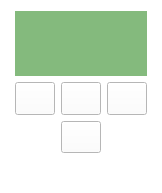
<?xml version="1.0" encoding="UTF-8"?>
<ui version="4.0">
 <class>NxtDisplay</class>
 <widget class="QWidget" name="NxtDisplay">
  <property name="geometry">
   <rect>
    <x>0</x>
    <y>0</y>
    <width>140</width>
    <height>193</height>
   </rect>
  </property>
  <property name="sizePolicy">
   <sizepolicy hsizetype="Preferred" vsizetype="Preferred">
    <horstretch>0</horstretch>
    <verstretch>0</verstretch>
   </sizepolicy>
  </property>
  <property name="palette">
   <palette>
    <active>
     <colorrole role="WindowText">
      <brush brushstyle="SolidPattern">
       <color alpha="255">
        <red>0</red>
        <green>0</green>
        <blue>0</blue>
       </color>
      </brush>
     </colorrole>
     <colorrole role="Button">
      <brush brushstyle="SolidPattern">
       <color alpha="255">
        <red>255</red>
        <green>255</green>
        <blue>255</blue>
       </color>
      </brush>
     </colorrole>
     <colorrole role="Light">
      <brush brushstyle="SolidPattern">
       <color alpha="255">
        <red>255</red>
        <green>255</green>
        <blue>255</blue>
       </color>
      </brush>
     </colorrole>
     <colorrole role="Midlight">
      <brush brushstyle="SolidPattern">
       <color alpha="255">
        <red>255</red>
        <green>255</green>
        <blue>255</blue>
       </color>
      </brush>
     </colorrole>
     <colorrole role="Dark">
      <brush brushstyle="SolidPattern">
       <color alpha="255">
        <red>127</red>
        <green>127</green>
        <blue>127</blue>
       </color>
      </brush>
     </colorrole>
     <colorrole role="Mid">
      <brush brushstyle="SolidPattern">
       <color alpha="255">
        <red>170</red>
        <green>170</green>
        <blue>170</blue>
       </color>
      </brush>
     </colorrole>
     <colorrole role="Text">
      <brush brushstyle="SolidPattern">
       <color alpha="255">
        <red>0</red>
        <green>0</green>
        <blue>0</blue>
       </color>
      </brush>
     </colorrole>
     <colorrole role="BrightText">
      <brush brushstyle="SolidPattern">
       <color alpha="255">
        <red>255</red>
        <green>255</green>
        <blue>255</blue>
       </color>
      </brush>
     </colorrole>
     <colorrole role="ButtonText">
      <brush brushstyle="SolidPattern">
       <color alpha="255">
        <red>0</red>
        <green>0</green>
        <blue>0</blue>
       </color>
      </brush>
     </colorrole>
     <colorrole role="Base">
      <brush brushstyle="SolidPattern">
       <color alpha="255">
        <red>255</red>
        <green>255</green>
        <blue>255</blue>
       </color>
      </brush>
     </colorrole>
     <colorrole role="Window">
      <brush brushstyle="SolidPattern">
       <color alpha="255">
        <red>255</red>
        <green>255</green>
        <blue>255</blue>
       </color>
      </brush>
     </colorrole>
     <colorrole role="Shadow">
      <brush brushstyle="SolidPattern">
       <color alpha="255">
        <red>0</red>
        <green>0</green>
        <blue>0</blue>
       </color>
      </brush>
     </colorrole>
     <colorrole role="AlternateBase">
      <brush brushstyle="SolidPattern">
       <color alpha="255">
        <red>255</red>
        <green>255</green>
        <blue>255</blue>
       </color>
      </brush>
     </colorrole>
     <colorrole role="ToolTipBase">
      <brush brushstyle="SolidPattern">
       <color alpha="255">
        <red>255</red>
        <green>255</green>
        <blue>220</blue>
       </color>
      </brush>
     </colorrole>
     <colorrole role="ToolTipText">
      <brush brushstyle="SolidPattern">
       <color alpha="255">
        <red>0</red>
        <green>0</green>
        <blue>0</blue>
       </color>
      </brush>
     </colorrole>
    </active>
    <inactive>
     <colorrole role="WindowText">
      <brush brushstyle="SolidPattern">
       <color alpha="255">
        <red>0</red>
        <green>0</green>
        <blue>0</blue>
       </color>
      </brush>
     </colorrole>
     <colorrole role="Button">
      <brush brushstyle="SolidPattern">
       <color alpha="255">
        <red>255</red>
        <green>255</green>
        <blue>255</blue>
       </color>
      </brush>
     </colorrole>
     <colorrole role="Light">
      <brush brushstyle="SolidPattern">
       <color alpha="255">
        <red>255</red>
        <green>255</green>
        <blue>255</blue>
       </color>
      </brush>
     </colorrole>
     <colorrole role="Midlight">
      <brush brushstyle="SolidPattern">
       <color alpha="255">
        <red>255</red>
        <green>255</green>
        <blue>255</blue>
       </color>
      </brush>
     </colorrole>
     <colorrole role="Dark">
      <brush brushstyle="SolidPattern">
       <color alpha="255">
        <red>127</red>
        <green>127</green>
        <blue>127</blue>
       </color>
      </brush>
     </colorrole>
     <colorrole role="Mid">
      <brush brushstyle="SolidPattern">
       <color alpha="255">
        <red>170</red>
        <green>170</green>
        <blue>170</blue>
       </color>
      </brush>
     </colorrole>
     <colorrole role="Text">
      <brush brushstyle="SolidPattern">
       <color alpha="255">
        <red>0</red>
        <green>0</green>
        <blue>0</blue>
       </color>
      </brush>
     </colorrole>
     <colorrole role="BrightText">
      <brush brushstyle="SolidPattern">
       <color alpha="255">
        <red>255</red>
        <green>255</green>
        <blue>255</blue>
       </color>
      </brush>
     </colorrole>
     <colorrole role="ButtonText">
      <brush brushstyle="SolidPattern">
       <color alpha="255">
        <red>0</red>
        <green>0</green>
        <blue>0</blue>
       </color>
      </brush>
     </colorrole>
     <colorrole role="Base">
      <brush brushstyle="SolidPattern">
       <color alpha="255">
        <red>255</red>
        <green>255</green>
        <blue>255</blue>
       </color>
      </brush>
     </colorrole>
     <colorrole role="Window">
      <brush brushstyle="SolidPattern">
       <color alpha="255">
        <red>255</red>
        <green>255</green>
        <blue>255</blue>
       </color>
      </brush>
     </colorrole>
     <colorrole role="Shadow">
      <brush brushstyle="SolidPattern">
       <color alpha="255">
        <red>0</red>
        <green>0</green>
        <blue>0</blue>
       </color>
      </brush>
     </colorrole>
     <colorrole role="AlternateBase">
      <brush brushstyle="SolidPattern">
       <color alpha="255">
        <red>255</red>
        <green>255</green>
        <blue>255</blue>
       </color>
      </brush>
     </colorrole>
     <colorrole role="ToolTipBase">
      <brush brushstyle="SolidPattern">
       <color alpha="255">
        <red>255</red>
        <green>255</green>
        <blue>220</blue>
       </color>
      </brush>
     </colorrole>
     <colorrole role="ToolTipText">
      <brush brushstyle="SolidPattern">
       <color alpha="255">
        <red>0</red>
        <green>0</green>
        <blue>0</blue>
       </color>
      </brush>
     </colorrole>
    </inactive>
    <disabled>
     <colorrole role="WindowText">
      <brush brushstyle="SolidPattern">
       <color alpha="255">
        <red>127</red>
        <green>127</green>
        <blue>127</blue>
       </color>
      </brush>
     </colorrole>
     <colorrole role="Button">
      <brush brushstyle="SolidPattern">
       <color alpha="255">
        <red>255</red>
        <green>255</green>
        <blue>255</blue>
       </color>
      </brush>
     </colorrole>
     <colorrole role="Light">
      <brush brushstyle="SolidPattern">
       <color alpha="255">
        <red>255</red>
        <green>255</green>
        <blue>255</blue>
       </color>
      </brush>
     </colorrole>
     <colorrole role="Midlight">
      <brush brushstyle="SolidPattern">
       <color alpha="255">
        <red>255</red>
        <green>255</green>
        <blue>255</blue>
       </color>
      </brush>
     </colorrole>
     <colorrole role="Dark">
      <brush brushstyle="SolidPattern">
       <color alpha="255">
        <red>127</red>
        <green>127</green>
        <blue>127</blue>
       </color>
      </brush>
     </colorrole>
     <colorrole role="Mid">
      <brush brushstyle="SolidPattern">
       <color alpha="255">
        <red>170</red>
        <green>170</green>
        <blue>170</blue>
       </color>
      </brush>
     </colorrole>
     <colorrole role="Text">
      <brush brushstyle="SolidPattern">
       <color alpha="255">
        <red>127</red>
        <green>127</green>
        <blue>127</blue>
       </color>
      </brush>
     </colorrole>
     <colorrole role="BrightText">
      <brush brushstyle="SolidPattern">
       <color alpha="255">
        <red>255</red>
        <green>255</green>
        <blue>255</blue>
       </color>
      </brush>
     </colorrole>
     <colorrole role="ButtonText">
      <brush brushstyle="SolidPattern">
       <color alpha="255">
        <red>127</red>
        <green>127</green>
        <blue>127</blue>
       </color>
      </brush>
     </colorrole>
     <colorrole role="Base">
      <brush brushstyle="SolidPattern">
       <color alpha="255">
        <red>255</red>
        <green>255</green>
        <blue>255</blue>
       </color>
      </brush>
     </colorrole>
     <colorrole role="Window">
      <brush brushstyle="SolidPattern">
       <color alpha="255">
        <red>255</red>
        <green>255</green>
        <blue>255</blue>
       </color>
      </brush>
     </colorrole>
     <colorrole role="Shadow">
      <brush brushstyle="SolidPattern">
       <color alpha="255">
        <red>0</red>
        <green>0</green>
        <blue>0</blue>
       </color>
      </brush>
     </colorrole>
     <colorrole role="AlternateBase">
      <brush brushstyle="SolidPattern">
       <color alpha="255">
        <red>255</red>
        <green>255</green>
        <blue>255</blue>
       </color>
      </brush>
     </colorrole>
     <colorrole role="ToolTipBase">
      <brush brushstyle="SolidPattern">
       <color alpha="255">
        <red>255</red>
        <green>255</green>
        <blue>220</blue>
       </color>
      </brush>
     </colorrole>
     <colorrole role="ToolTipText">
      <brush brushstyle="SolidPattern">
       <color alpha="255">
        <red>0</red>
        <green>0</green>
        <blue>0</blue>
       </color>
      </brush>
     </colorrole>
    </disabled>
   </palette>
  </property>
  <property name="windowTitle">
   <string>tr(NxtDisplay)</string>
  </property>
  <property name="autoFillBackground">
   <bool>false</bool>
  </property>
  <property name="styleSheet">
   <string notr="true">QPushButton#bottomButton{
	border-image: url(://icons/bottomButton.bmp);
}
QPushButton#bottomButton:pressed{
	border-image: url(://icons/bottomButtonPressed.bmp);
}
QPushButton#centralButton{
	border-image: url(://icons/centralButton.bmp);
}
QPushButton#centralButton:pressed{
	border-image: url(://icons/centralButtonPressed.bmp);
}
QPushButton#leftButton{
	border-image: url(://icons/leftButton.bmp);
}
QPushButton#leftButton:pressed{
	border-image: url(://icons/leftButtonPressed.bmp);
}
QPushButton#rightButton{
	border-image: url(://icons/rightButton.bmp);
}
QPushButton#rightButton:pressed{
	border-image: url(://icons/rightButtonPressed.bmp);
}</string>
  </property>
  <layout class="QGridLayout" name="gridLayout_2">
   <property name="leftMargin">
    <number>15</number>
   </property>
   <property name="rightMargin">
    <number>15</number>
   </property>
   <property name="bottomMargin">
    <number>40</number>
   </property>
   <item row="0" column="0">
    <layout class="QGridLayout" name="gridLayout" rowstretch="0,0,0" columnstretch="0,0,0">
     <property name="sizeConstraint">
      <enum>QLayout::SetDefaultConstraint</enum>
     </property>
     <property name="leftMargin">
      <number>0</number>
     </property>
     <property name="topMargin">
      <number>0</number>
     </property>
     <property name="rightMargin">
      <number>0</number>
     </property>
     <property name="bottomMargin">
      <number>0</number>
     </property>
     <item row="1" column="0">
      <widget class="QPushButton" name="leftButton">
       <property name="sizePolicy">
        <sizepolicy hsizetype="Minimum" vsizetype="Minimum">
         <horstretch>0</horstretch>
         <verstretch>1</verstretch>
        </sizepolicy>
       </property>
       <property name="styleSheet">
        <string notr="true"/>
       </property>
       <property name="text">
        <string/>
       </property>
       <property name="checkable">
        <bool>false</bool>
       </property>
       <property name="autoExclusive">
        <bool>false</bool>
       </property>
       <property name="flat">
        <bool>false</bool>
       </property>
      </widget>
     </item>
     <item row="2" column="1">
      <widget class="QPushButton" name="bottomButton">
       <property name="sizePolicy">
        <sizepolicy hsizetype="Minimum" vsizetype="Minimum">
         <horstretch>0</horstretch>
         <verstretch>1</verstretch>
        </sizepolicy>
       </property>
       <property name="styleSheet">
        <string notr="true"/>
       </property>
       <property name="text">
        <string/>
       </property>
       <property name="shortcut">
        <string/>
       </property>
       <property name="checkable">
        <bool>false</bool>
       </property>
       <property name="autoExclusive">
        <bool>false</bool>
       </property>
       <property name="flat">
        <bool>false</bool>
       </property>
      </widget>
     </item>
     <item row="1" column="2">
      <widget class="QPushButton" name="rightButton">
       <property name="sizePolicy">
        <sizepolicy hsizetype="Minimum" vsizetype="Minimum">
         <horstretch>0</horstretch>
         <verstretch>1</verstretch>
        </sizepolicy>
       </property>
       <property name="autoFillBackground">
        <bool>false</bool>
       </property>
       <property name="styleSheet">
        <string notr="true"/>
       </property>
       <property name="text">
        <string/>
       </property>
       <property name="checkable">
        <bool>false</bool>
       </property>
       <property name="autoExclusive">
        <bool>false</bool>
       </property>
       <property name="flat">
        <bool>false</bool>
       </property>
      </widget>
     </item>
     <item row="0" column="0" colspan="3">
      <widget class="graphicsUtils::PaintWidget" name="display" native="true">
       <property name="sizePolicy">
        <sizepolicy hsizetype="Preferred" vsizetype="Preferred">
         <horstretch>0</horstretch>
         <verstretch>2</verstretch>
        </sizepolicy>
       </property>
       <property name="palette">
        <palette>
         <active>
          <colorrole role="WindowText">
           <brush brushstyle="SolidPattern">
            <color alpha="255">
             <red>0</red>
             <green>0</green>
             <blue>0</blue>
            </color>
           </brush>
          </colorrole>
          <colorrole role="Button">
           <brush brushstyle="SolidPattern">
            <color alpha="255">
             <red>132</red>
             <green>186</green>
             <blue>125</blue>
            </color>
           </brush>
          </colorrole>
          <colorrole role="Light">
           <brush brushstyle="SolidPattern">
            <color alpha="255">
             <red>203</red>
             <green>255</green>
             <blue>196</blue>
            </color>
           </brush>
          </colorrole>
          <colorrole role="Midlight">
           <brush brushstyle="SolidPattern">
            <color alpha="255">
             <red>167</red>
             <green>220</green>
             <blue>160</blue>
            </color>
           </brush>
          </colorrole>
          <colorrole role="Dark">
           <brush brushstyle="SolidPattern">
            <color alpha="255">
             <red>66</red>
             <green>93</green>
             <blue>62</blue>
            </color>
           </brush>
          </colorrole>
          <colorrole role="Mid">
           <brush brushstyle="SolidPattern">
            <color alpha="255">
             <red>88</red>
             <green>124</green>
             <blue>83</blue>
            </color>
           </brush>
          </colorrole>
          <colorrole role="Text">
           <brush brushstyle="SolidPattern">
            <color alpha="255">
             <red>0</red>
             <green>0</green>
             <blue>0</blue>
            </color>
           </brush>
          </colorrole>
          <colorrole role="BrightText">
           <brush brushstyle="SolidPattern">
            <color alpha="255">
             <red>255</red>
             <green>255</green>
             <blue>255</blue>
            </color>
           </brush>
          </colorrole>
          <colorrole role="ButtonText">
           <brush brushstyle="SolidPattern">
            <color alpha="255">
             <red>0</red>
             <green>0</green>
             <blue>0</blue>
            </color>
           </brush>
          </colorrole>
          <colorrole role="Base">
           <brush brushstyle="SolidPattern">
            <color alpha="255">
             <red>255</red>
             <green>255</green>
             <blue>255</blue>
            </color>
           </brush>
          </colorrole>
          <colorrole role="Window">
           <brush brushstyle="SolidPattern">
            <color alpha="255">
             <red>132</red>
             <green>186</green>
             <blue>125</blue>
            </color>
           </brush>
          </colorrole>
          <colorrole role="Shadow">
           <brush brushstyle="SolidPattern">
            <color alpha="255">
             <red>0</red>
             <green>0</green>
             <blue>0</blue>
            </color>
           </brush>
          </colorrole>
          <colorrole role="AlternateBase">
           <brush brushstyle="SolidPattern">
            <color alpha="255">
             <red>193</red>
             <green>220</green>
             <blue>190</blue>
            </color>
           </brush>
          </colorrole>
          <colorrole role="ToolTipBase">
           <brush brushstyle="SolidPattern">
            <color alpha="255">
             <red>255</red>
             <green>255</green>
             <blue>220</blue>
            </color>
           </brush>
          </colorrole>
          <colorrole role="ToolTipText">
           <brush brushstyle="SolidPattern">
            <color alpha="255">
             <red>0</red>
             <green>0</green>
             <blue>0</blue>
            </color>
           </brush>
          </colorrole>
         </active>
         <inactive>
          <colorrole role="WindowText">
           <brush brushstyle="SolidPattern">
            <color alpha="255">
             <red>0</red>
             <green>0</green>
             <blue>0</blue>
            </color>
           </brush>
          </colorrole>
          <colorrole role="Button">
           <brush brushstyle="SolidPattern">
            <color alpha="255">
             <red>132</red>
             <green>186</green>
             <blue>125</blue>
            </color>
           </brush>
          </colorrole>
          <colorrole role="Light">
           <brush brushstyle="SolidPattern">
            <color alpha="255">
             <red>203</red>
             <green>255</green>
             <blue>196</blue>
            </color>
           </brush>
          </colorrole>
          <colorrole role="Midlight">
           <brush brushstyle="SolidPattern">
            <color alpha="255">
             <red>167</red>
             <green>220</green>
             <blue>160</blue>
            </color>
           </brush>
          </colorrole>
          <colorrole role="Dark">
           <brush brushstyle="SolidPattern">
            <color alpha="255">
             <red>66</red>
             <green>93</green>
             <blue>62</blue>
            </color>
           </brush>
          </colorrole>
          <colorrole role="Mid">
           <brush brushstyle="SolidPattern">
            <color alpha="255">
             <red>88</red>
             <green>124</green>
             <blue>83</blue>
            </color>
           </brush>
          </colorrole>
          <colorrole role="Text">
           <brush brushstyle="SolidPattern">
            <color alpha="255">
             <red>0</red>
             <green>0</green>
             <blue>0</blue>
            </color>
           </brush>
          </colorrole>
          <colorrole role="BrightText">
           <brush brushstyle="SolidPattern">
            <color alpha="255">
             <red>255</red>
             <green>255</green>
             <blue>255</blue>
            </color>
           </brush>
          </colorrole>
          <colorrole role="ButtonText">
           <brush brushstyle="SolidPattern">
            <color alpha="255">
             <red>0</red>
             <green>0</green>
             <blue>0</blue>
            </color>
           </brush>
          </colorrole>
          <colorrole role="Base">
           <brush brushstyle="SolidPattern">
            <color alpha="255">
             <red>255</red>
             <green>255</green>
             <blue>255</blue>
            </color>
           </brush>
          </colorrole>
          <colorrole role="Window">
           <brush brushstyle="SolidPattern">
            <color alpha="255">
             <red>132</red>
             <green>186</green>
             <blue>125</blue>
            </color>
           </brush>
          </colorrole>
          <colorrole role="Shadow">
           <brush brushstyle="SolidPattern">
            <color alpha="255">
             <red>0</red>
             <green>0</green>
             <blue>0</blue>
            </color>
           </brush>
          </colorrole>
          <colorrole role="AlternateBase">
           <brush brushstyle="SolidPattern">
            <color alpha="255">
             <red>193</red>
             <green>220</green>
             <blue>190</blue>
            </color>
           </brush>
          </colorrole>
          <colorrole role="ToolTipBase">
           <brush brushstyle="SolidPattern">
            <color alpha="255">
             <red>255</red>
             <green>255</green>
             <blue>220</blue>
            </color>
           </brush>
          </colorrole>
          <colorrole role="ToolTipText">
           <brush brushstyle="SolidPattern">
            <color alpha="255">
             <red>0</red>
             <green>0</green>
             <blue>0</blue>
            </color>
           </brush>
          </colorrole>
         </inactive>
         <disabled>
          <colorrole role="WindowText">
           <brush brushstyle="SolidPattern">
            <color alpha="255">
             <red>66</red>
             <green>93</green>
             <blue>62</blue>
            </color>
           </brush>
          </colorrole>
          <colorrole role="Button">
           <brush brushstyle="SolidPattern">
            <color alpha="255">
             <red>132</red>
             <green>186</green>
             <blue>125</blue>
            </color>
           </brush>
          </colorrole>
          <colorrole role="Light">
           <brush brushstyle="SolidPattern">
            <color alpha="255">
             <red>203</red>
             <green>255</green>
             <blue>196</blue>
            </color>
           </brush>
          </colorrole>
          <colorrole role="Midlight">
           <brush brushstyle="SolidPattern">
            <color alpha="255">
             <red>167</red>
             <green>220</green>
             <blue>160</blue>
            </color>
           </brush>
          </colorrole>
          <colorrole role="Dark">
           <brush brushstyle="SolidPattern">
            <color alpha="255">
             <red>66</red>
             <green>93</green>
             <blue>62</blue>
            </color>
           </brush>
          </colorrole>
          <colorrole role="Mid">
           <brush brushstyle="SolidPattern">
            <color alpha="255">
             <red>88</red>
             <green>124</green>
             <blue>83</blue>
            </color>
           </brush>
          </colorrole>
          <colorrole role="Text">
           <brush brushstyle="SolidPattern">
            <color alpha="255">
             <red>66</red>
             <green>93</green>
             <blue>62</blue>
            </color>
           </brush>
          </colorrole>
          <colorrole role="BrightText">
           <brush brushstyle="SolidPattern">
            <color alpha="255">
             <red>255</red>
             <green>255</green>
             <blue>255</blue>
            </color>
           </brush>
          </colorrole>
          <colorrole role="ButtonText">
           <brush brushstyle="SolidPattern">
            <color alpha="255">
             <red>66</red>
             <green>93</green>
             <blue>62</blue>
            </color>
           </brush>
          </colorrole>
          <colorrole role="Base">
           <brush brushstyle="SolidPattern">
            <color alpha="255">
             <red>132</red>
             <green>186</green>
             <blue>125</blue>
            </color>
           </brush>
          </colorrole>
          <colorrole role="Window">
           <brush brushstyle="SolidPattern">
            <color alpha="255">
             <red>132</red>
             <green>186</green>
             <blue>125</blue>
            </color>
           </brush>
          </colorrole>
          <colorrole role="Shadow">
           <brush brushstyle="SolidPattern">
            <color alpha="255">
             <red>0</red>
             <green>0</green>
             <blue>0</blue>
            </color>
           </brush>
          </colorrole>
          <colorrole role="AlternateBase">
           <brush brushstyle="SolidPattern">
            <color alpha="255">
             <red>132</red>
             <green>186</green>
             <blue>125</blue>
            </color>
           </brush>
          </colorrole>
          <colorrole role="ToolTipBase">
           <brush brushstyle="SolidPattern">
            <color alpha="255">
             <red>255</red>
             <green>255</green>
             <blue>220</blue>
            </color>
           </brush>
          </colorrole>
          <colorrole role="ToolTipText">
           <brush brushstyle="SolidPattern">
            <color alpha="255">
             <red>0</red>
             <green>0</green>
             <blue>0</blue>
            </color>
           </brush>
          </colorrole>
         </disabled>
        </palette>
       </property>
       <property name="autoFillBackground">
        <bool>true</bool>
       </property>
      </widget>
     </item>
     <item row="1" column="1">
      <widget class="QPushButton" name="centralButton">
       <property name="sizePolicy">
        <sizepolicy hsizetype="Minimum" vsizetype="Minimum">
         <horstretch>0</horstretch>
         <verstretch>1</verstretch>
        </sizepolicy>
       </property>
       <property name="styleSheet">
        <string notr="true"/>
       </property>
       <property name="text">
        <string/>
       </property>
       <property name="checkable">
        <bool>false</bool>
       </property>
       <property name="autoExclusive">
        <bool>false</bool>
       </property>
       <property name="autoDefault">
        <bool>false</bool>
       </property>
       <property name="default">
        <bool>false</bool>
       </property>
       <property name="flat">
        <bool>false</bool>
       </property>
      </widget>
     </item>
    </layout>
   </item>
  </layout>
 </widget>
 <customwidgets>
  <customwidget>
   <class>graphicsUtils::PaintWidget</class>
   <extends>QWidget</extends>
   <header>../../../../qrutils/graphicsUtils/paintWidget.h</header>
   <container>1</container>
  </customwidget>
 </customwidgets>
 <resources/>
 <connections/>
</ui>
